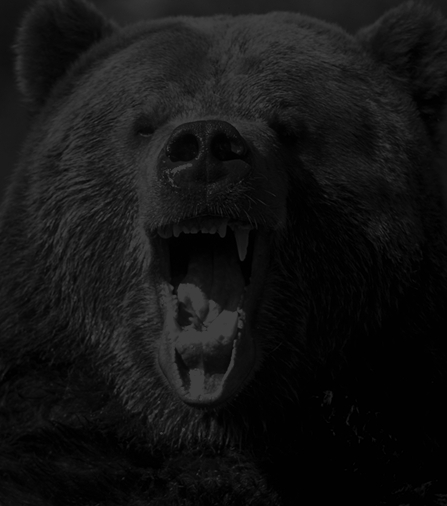
#> input picture images/chapter 3/Histogram_equalize.jpg, 447 x 506 px
$ python -i '🔶Shape_Detection.py'   (imports and definitions only)
#> lines starting #> are read from the running program, lines starting #| are printed output that depends on the picture; after the words box and inside, x2 and y2 are one past the last pixel; in counts of white or black regions, pixels touching at a corner belong together
#> further down, picture is the input picture: shape (506, 447, 3); min 0, max 64, mean 19.9
### part/phan_nguong.py
import os
import cv2 as cv
import numpy as np

def phan_nguong(img):
    # If image has 3 dimensions (color), convert it to grayscale
    if len(img.shape) == 3:
        img = cv.cvtColor(img, cv.COLOR_BGR2GRAY)
    M, N = img.shape
#> M = 506; N = 447
    imgout = np.zeros((M, N), np.uint8)
    for i in range(M):
        for j in range(N):
            r = img[i, j]
            if r == 63:
                s = 255
            else:
                s = 0
            imgout[i, j] = np.uint8(s)
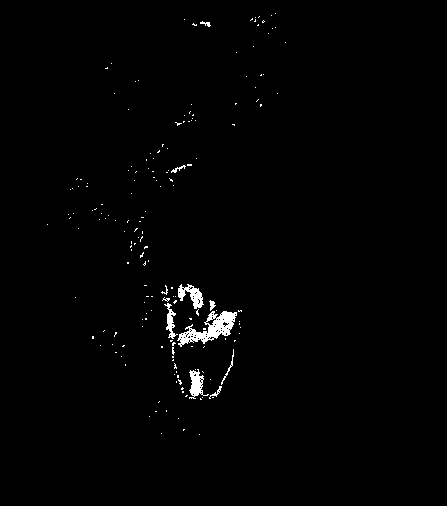
#> imgout: shape (506, 447); 1% white; 177 white regions (167 under 20 px), largest, box (x1, y1, x2, y2) and area: (177, 311, 237, 347) 866, (178, 284, 204, 309) 309, (189, 369, 209, 399) 286
    imgout = cv.medianBlur(imgout, 7)
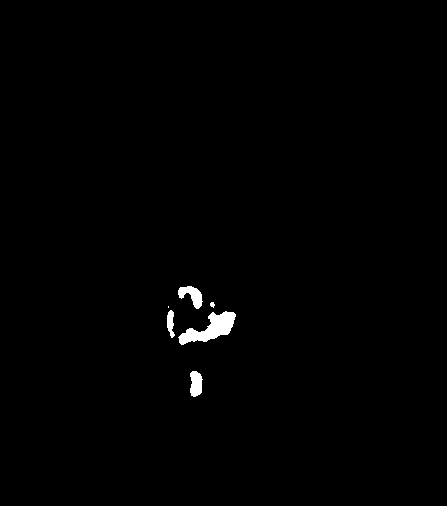
#> imgout: shape (506, 447); 0.72% white; 6 white regions (1 under 20 px), largest, box (x1, y1, x2, y2) and area: (178, 311, 236, 345) 903, (178, 286, 203, 309) 301, (190, 371, 203, 397) 264, (167, 310, 175, 338) 147, (210, 302, 215, 308) 21
    return imgout

### pages/🔶Shape_Detection.py
import streamlit as st
import time # Make sure time is imported if needed for effects
import os
import cv2 as cv
import numpy as np
from part import phan_nguong as pn

# Hide menu items in sidebar
hide_menu_items = """
    <style>
      /* Hide the list of pages / radio buttons in the sidebar */
      [data-testid="stSidebarNav"] {
        display: none;
      }
    </style>
"""
# [1 line not run here, left out]

# Sidebar navigation
# [1 line that did not run here, left out]
# [19 lines not run here, left out]

# [1 line that did not run here, left out]
# [1 line not run here, left out]
# [1 line that did not run here, left out]

# Function to predict shape based on Hu moments
def shape_predict(imgin):
    # Check if the image is already grayscale
    if len(imgin.shape) == 3:
        gray = cv.cvtColor(imgin, cv.COLOR_BGR2GRAY)
    else:
        gray = imgin.copy()  # Already grayscale, so just copy it

    temp = pn.phan_nguong(gray)
    m = cv.moments(temp)
#> m = moments, m00 417690, centre m10/m00, m01/m00 = (200.8, 330.2)
    hu = cv.HuMoments(m)
#> hu = [0.00252, 1.25e-06, 9.97e-09, 2.88e-09, 1.43e-17, 2.8e-12, -5.73e-18]
    if 0.000620 <= hu[0, 0] <= 0.000630:
        s = 'Hinh Tron'
    elif 0.000644 <= hu[0, 0] <= 0.000668:
        s = 'Hinh Vuong'
    elif 0.000725 <= hu[0, 0] <= 0.000747:
        s = 'Hinh Tam Giac'
    else:
        s = 'Unknown'

    # Convert grayscale back to BGR for visualization and put text on it
    imgout = cv.cvtColor(gray, cv.COLOR_GRAY2BGR)
    cv.putText(imgout, s, (10, 30), cv.FONT_HERSHEY_SIMPLEX, 1, (0, 255, 0))
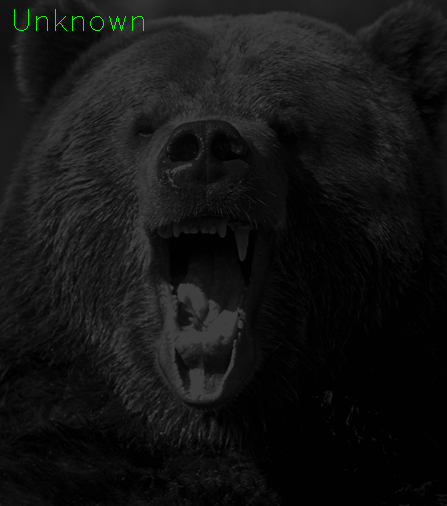
#> imgout: shape (506, 447, 3); 0.13% of pixels changed, all inside (x1, y1, x2, y2) = (14, 9, 144, 31)
    return imgout

# [48 lines left out: function shape_detection_page, not called in this run]

# Main function to run the app
# [2 lines not run here, left out]


>>> import cv2
>>> picture = cv2.imread('../images/chapter 3/Histogram_equalize.jpg')
>>> result = shape_predict(picture)
